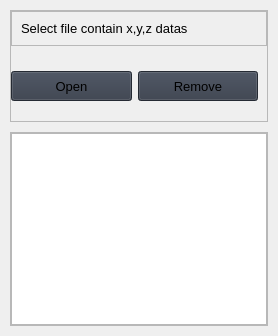
                     <widget class="QWidget" name="page_add_data">
                      <property name="styleSheet">
                       <string notr="true">b</string>
                      </property>
                      <layout class="QVBoxLayout" name="verticalLayout">
                       <property name="spacing">
                        <number>10</number>
                       </property>
                       <property name="leftMargin">
                        <number>10</number>
                       </property>
                       <property name="topMargin">
                        <number>10</number>
                       </property>
                       <property name="rightMargin">
                        <number>10</number>
                       </property>
                       <property name="bottomMargin">
                        <number>10</number>
                       </property>
                       <item>
                        <widget class="QFrame" name="row_1">
                         <property name="frameShape">
                          <enum>QFrame::StyledPanel</enum>
                         </property>
                         <property name="frameShadow">
                          <enum>QFrame::Raised</enum>
                         </property>
                         <layout class="QVBoxLayout" name="verticalLayout_10">
                          <property name="spacing">
                           <number>0</number>
                          </property>
                          <property name="leftMargin">
                           <number>0</number>
                          </property>
                          <property name="topMargin">
                           <number>0</number>
                          </property>
                          <property name="rightMargin">
                           <number>0</number>
                          </property>
                          <property name="bottomMargin">
                           <number>0</number>
                          </property>
                          <item alignment="Qt::AlignTop">
                           <widget class="QFrame" name="frame_div_content_1">
                            <property name="minimumSize">
                             <size>
                              <width>0</width>
                              <height>110</height>
                             </size>
                            </property>
                            <property name="maximumSize">
                             <size>
                              <width>500</width>
                              <height>110</height>
                             </size>
                            </property>
                            <property name="frameShape">
                             <enum>QFrame::NoFrame</enum>
                            </property>
                            <property name="frameShadow">
                             <enum>QFrame::Raised</enum>
                            </property>
                            <layout class="QVBoxLayout" name="verticalLayout_16">
                             <property name="leftMargin">
                              <number>0</number>
                             </property>
                             <property name="topMargin">
                              <number>0</number>
                             </property>
                             <property name="rightMargin">
                              <number>0</number>
                             </property>
                             <property name="bottomMargin">
                              <number>0</number>
                             </property>
                             <item>
                              <widget class="QFrame" name="frame_title_wid_1">
                               <property name="maximumSize">
                                <size>
                                 <width>16777215</width>
                                 <height>35</height>
                                </size>
                               </property>
                               <property name="frameShape">
                                <enum>QFrame::StyledPanel</enum>
                               </property>
                               <property name="frameShadow">
                                <enum>QFrame::Raised</enum>
                               </property>
                               <layout class="QVBoxLayout" name="verticalLayout_18">
                                <item>
                                 <widget class="QLabel" name="labelBoxBlenderInstalation">
                                  <property name="font">
                                   <font>
                                    <family>Segoe UI</family>
                                    <pointsize>10</pointsize>
                                    <weight>50</weight>
                                    <italic>false</italic>
                                    <bold>false</bold>
                                   </font>
                                  </property>
                                  <property name="styleSheet">
                                   <string notr="true"/>
                                  </property>
                                  <property name="text">
                                   <string>Select file contain x,y,z datas</string>
                                  </property>
                                 </widget>
                                </item>
                               </layout>
                              </widget>
                             </item>
                             <item>
                              <widget class="QFrame" name="frame_content_wid_1">
                               <property name="sizePolicy">
                                <sizepolicy hsizetype="Minimum" vsizetype="Minimum">
                                 <horstretch>0</horstretch>
                                 <verstretch>0</verstretch>
                                </sizepolicy>
                               </property>
                               <property name="minimumSize">
                                <size>
                                 <width>0</width>
                                 <height>0</height>
                                </size>
                               </property>
                               <property name="frameShape">
                                <enum>QFrame::NoFrame</enum>
                               </property>
                               <property name="frameShadow">
                                <enum>QFrame::Raised</enum>
                               </property>
                               <layout class="QHBoxLayout" name="horizontalLayout_7">
                                <property name="leftMargin">
                                 <number>0</number>
                                </property>
                                <property name="topMargin">
                                 <number>0</number>
                                </property>
                                <property name="bottomMargin">
                                 <number>0</number>
                                </property>
                                <item>
                                 <widget class="QPushButton" name="btn_open">
                                  <property name="minimumSize">
                                   <size>
                                    <width>120</width>
                                    <height>30</height>
                                   </size>
                                  </property>
                                  <property name="font">
                                   <font>
                                    <family>Segoe UI</family>
                                    <pointsize>10</pointsize>
                                    <weight>50</weight>
                                    <italic>false</italic>
                                    <bold>false</bold>
                                   </font>
                                  </property>
                                  <property name="cursor">
                                   <cursorShape>PointingHandCursor</cursorShape>
                                  </property>
                                  <property name="styleSheet">
                                   <string notr="true">background-color: rgb(52, 59, 72);</string>
                                  </property>
                                  <property name="text">
                                   <string>Open</string>
                                  </property>
                                  <property name="icon">
                                   <iconset resource="resources.qrc">
                                    <normaloff>:/icons/images/icons/cil-folder-open.png</normaloff>:/icons/images/icons/cil-folder-open.png</iconset>
                                  </property>
                                 </widget>
                                </item>
                                <item>
                                 <widget class="QPushButton" name="btn_removeData">
                                  <property name="minimumSize">
                                   <size>
                                    <width>120</width>
                                    <height>30</height>
                                   </size>
                                  </property>
                                  <property name="font">
                                   <font>
                                    <family>Segoe UI</family>
                                    <pointsize>10</pointsize>
                                    <weight>50</weight>
                                    <italic>false</italic>
                                    <bold>false</bold>
                                   </font>
                                  </property>
                                  <property name="cursor">
                                   <cursorShape>PointingHandCursor</cursorShape>
                                  </property>
                                  <property name="styleSheet">
                                   <string notr="true">background-color: rgb(52, 59, 72);</string>
                                  </property>
                                  <property name="text">
                                   <string>Remove</string>
                                  </property>
                                  <property name="icon">
                                   <iconset resource="resources.qrc">
                                    <normaloff>:/icons/images/icons/trash-2_disabled.png</normaloff>:/icons/images/icons/trash-2_disabled.png</iconset>
                                  </property>
                                  <property name="iconSize">
                                   <size>
                                    <width>18</width>
                                    <height>18</height>
                                   </size>
                                  </property>
                                 </widget>
                                </item>
                               </layout>
                              </widget>
                             </item>
                            </layout>
                           </widget>
                          </item>
                         </layout>
                        </widget>
                       </item>
                       <item>
                        <widget class="QFrame" name="row_3">
                         <property name="sizePolicy">
                          <sizepolicy hsizetype="Preferred" vsizetype="Expanding">
                           <horstretch>0</horstretch>
                           <verstretch>0</verstretch>
                          </sizepolicy>
                         </property>
                         <property name="minimumSize">
                          <size>
                           <width>0</width>
                           <height>150</height>
                          </size>
                         </property>
                         <property name="frameShape">
                          <enum>QFrame::StyledPanel</enum>
                         </property>
                         <property name="frameShadow">
                          <enum>QFrame::Raised</enum>
                         </property>
                         <layout class="QVBoxLayout" name="verticalLayout_9">
                          <property name="leftMargin">
                           <number>0</number>
                          </property>
                          <property name="topMargin">
                           <number>0</number>
                          </property>
                          <property name="rightMargin">
                           <number>0</number>
                          </property>
                          <property name="bottomMargin">
                           <number>0</number>
                          </property>
                          <item>
                           <widget class="QTableWidget" name="tableWidget">
                            <attribute name="horizontalHeaderCascadingSectionResizes">
                             <bool>false</bool>
                            </attribute>
                           </widget>
                          </item>
                         </layout>
                        </widget>
                       </item>
                      </layout>
                     </widget>
